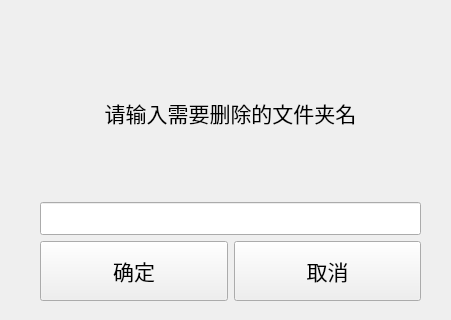
<?xml version="1.0" encoding="UTF-8"?>
<ui version="4.0">
 <class>Form_Del</class>
 <widget class="QWidget" name="Form_Del">
  <property name="geometry">
   <rect>
    <x>0</x>
    <y>0</y>
    <width>451</width>
    <height>320</height>
   </rect>
  </property>
  <property name="windowTitle">
   <string>Form</string>
  </property>
  <widget class="QWidget" name="">
   <property name="geometry">
    <rect>
     <x>40</x>
     <y>30</y>
     <width>381</width>
     <height>271</height>
    </rect>
   </property>
   <layout class="QVBoxLayout" name="verticalLayout_2">
    <item>
     <layout class="QVBoxLayout" name="verticalLayout">
      <item>
       <widget class="QLabel" name="lab_delTest">
        <property name="font">
         <font>
          <pointsize>16</pointsize>
         </font>
        </property>
        <property name="layoutDirection">
         <enum>Qt::LeftToRight</enum>
        </property>
        <property name="text">
         <string>请输入需要删除的文件夹名</string>
        </property>
        <property name="alignment">
         <set>Qt::AlignCenter</set>
        </property>
       </widget>
      </item>
      <item>
       <widget class="QLineEdit" name="line_delFaceName">
        <property name="enabled">
         <bool>true</bool>
        </property>
        <property name="font">
         <font>
          <pointsize>16</pointsize>
         </font>
        </property>
       </widget>
      </item>
     </layout>
    </item>
    <item>
     <layout class="QHBoxLayout" name="horizontalLayout">
      <item>
       <widget class="QPushButton" name="btn_delconfirm">
        <property name="maximumSize">
         <size>
          <width>200</width>
          <height>60</height>
         </size>
        </property>
        <property name="font">
         <font>
          <pointsize>16</pointsize>
          <weight>50</weight>
          <bold>false</bold>
         </font>
        </property>
        <property name="text">
         <string>确定</string>
        </property>
       </widget>
      </item>
      <item>
       <widget class="QPushButton" name="btn_delcancel">
        <property name="maximumSize">
         <size>
          <width>200</width>
          <height>60</height>
         </size>
        </property>
        <property name="font">
         <font>
          <pointsize>16</pointsize>
          <weight>50</weight>
          <bold>false</bold>
         </font>
        </property>
        <property name="text">
         <string>取消</string>
        </property>
       </widget>
      </item>
     </layout>
    </item>
   </layout>
  </widget>
 </widget>
 <resources/>
 <connections/>
</ui>
